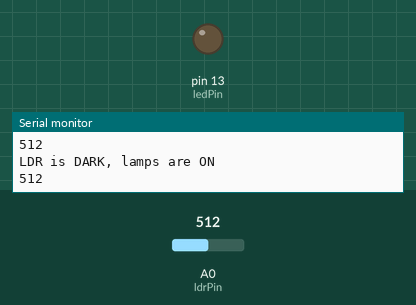
Simulated run of this sketch. Board: Arduino Uno, built with avr-gcc and run on an emulated ATmega328P. Parts: output pins drawn as LEDs (lit = HIGH), the last lines printed to the serial monitor. The inputs (shaded band) are chosen by the test bench; at power-on: A0 (ldrPin) = 512.

Above: at 5.8 s.
5.9 s: A0 (ldrPin) set to 582
11.9 s: A0 (ldrPin) set to 610
At 15.7 s:
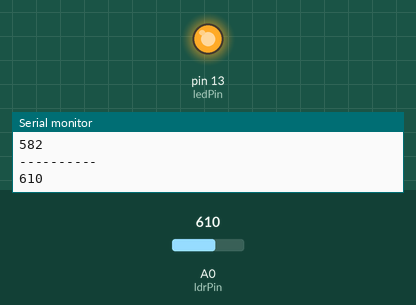
17.9 s: A0 (ldrPin) set to 590
At 20.7 s:
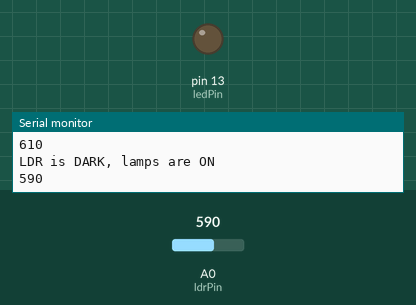
23.9 s: A0 (ldrPin) set to 716
At 25.7 s:
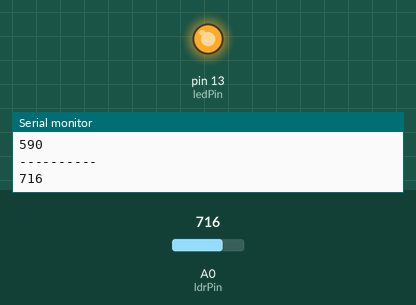
Timing chart, 0 to 27.2 s (numbered marks = the images above; inputs shaded):
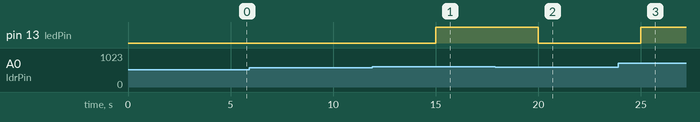

Measured:
- the behaviour switches between 599 and 600 on A0 (ldrPin) (found by bisection; images 0 and 1)
- after the input at 11.9 s, pin 13 (ledPin): LOW → HIGH after 3.1 s
- after the input at 17.9 s, pin 13 (ledPin): HIGH → LOW after 2.1 s
- after the input at 23.9 s, pin 13 (ledPin): LOW → HIGH after 1.1 s

The sketch:

test_22_06_06.ino
```cpp
//set pin numbers
//const won't change
const int ledPin = 13;   //the number of the LED pin
const int ldrPin = A0;  //the number of the LDR pin


void setup() {

  Serial.begin(9600);
  pinMode(ledPin, OUTPUT);  //initialize the LED pin as an output
  pinMode(ldrPin, INPUT);   //initialize the LDR pin as an input
}

void loop() {

  int ldrStatus = analogRead(ldrPin);   //read the status of the LDR value

  if (ldrStatus >= 600) {

    digitalWrite(ledPin, HIGH);               //turn lamps off
    Serial.println("----------");
    Serial.println(ldrStatus);
    delay(5000);

   }
  else {

    digitalWrite(ledPin, LOW);
    Serial.println("LDR is DARK, lamps are ON");
    Serial.println(ldrStatus);
    delay(5000);
  }
}
```
